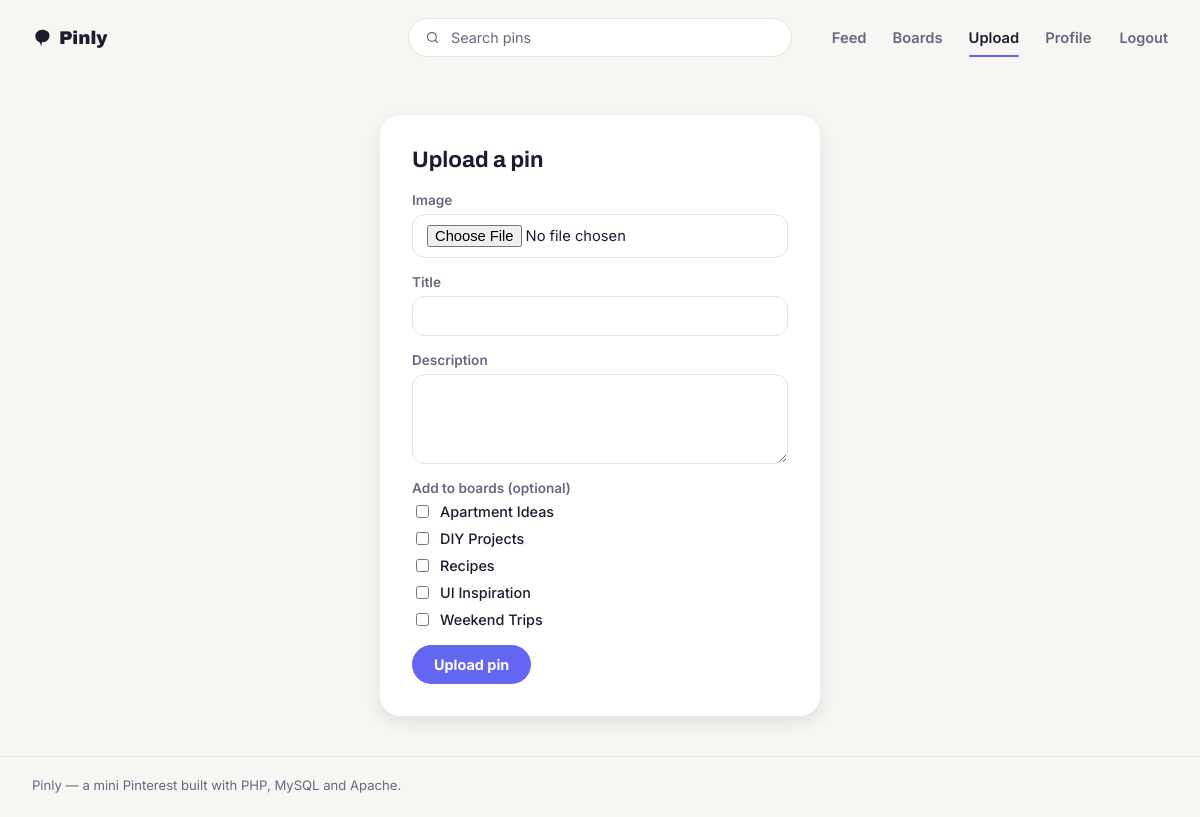
The app's page /upload.php (signed in) with its own data.
### tables this page shows
CREATE TABLE boards (
  id INT UNSIGNED AUTO_INCREMENT PRIMARY KEY,
  user_id INT UNSIGNED NOT NULL,
  name VARCHAR(100) NOT NULL,
  created_at TIMESTAMP NOT NULL DEFAULT CURRENT_TIMESTAMP,
  FOREIGN KEY (user_id) REFERENCES users(id) ON DELETE CASCADE,
  INDEX idx_boards_user_id (user_id),
  UNIQUE KEY uq_boards_user_name (user_id, name)
);

### includes/functions.php (called while the page is built, shortened)
<?php
function e(?string $value): string
{
    return htmlspecialchars($value ?? '', ENT_QUOTES, 'UTF-8');
}

### public/upload.php (the view, shortened to what this page needs)
<?php
require __DIR__ . '/../includes/bootstrap.php';
$title = '';
$description = '';
$stmt = $pdo->prepare('SELECT id, name FROM boards WHERE user_id = ? ORDER BY name');
$stmt->execute([current_user_id()]);
$myBoards = $stmt->fetchAll();
require __DIR__ . '/../includes/header.php';
?>
<div class="section">
  <div class="form-card">
    <h1>Upload a pin</h1>
    <form method="post" action="upload.php" enctype="multipart/form-data">
      <div class="field">
        <label for="image">Image</label>
        <input type="file" id="image" name="image" accept="image/jpeg,image/png,image/webp,image/gif" required>
      </div>
      <div class="field">
        <label for="title">Title</label>
        <input type="text" id="title" name="title" value="<?= e($title) ?>" required maxlength="150">
      </div>
      <div class="field">
        <label for="description">Description</label>
        <textarea id="description" name="description"><?= e($description) ?></textarea>
      </div>
      <?php if ($myBoards): ?>
        <div class="field">
          <label>Add to boards (optional)</label>
          <div class="checkbox-list">
            <?php foreach ($myBoards as $board): ?>
              <label>
                <input type="checkbox" name="board_ids[]" value="<?= (int) $board['id'] ?>">
                <?= e($board['name']) ?>
              </label>
            <?php endforeach; ?>
          </div>
        </div>
      <?php endif; ?>
      <button type="submit" class="btn-primary">Upload pin</button>
    </form>
  </div>
</div>
<?php require __DIR__ . '/../includes/footer.php'; ?>

### public/assets/css/style.css (style rules this page uses)
:root { --color-primary: #4338CA; --color-primary-2: #6366F1; --ink: #1E1B2E; --ink-soft: #6B6680; --paper: #F7F6F3; --border: #E7E4DE; --radius-pill: 999px; --radius-card: 20px; --shadow: 0 6px 16px rgba(30, 27, 46, 0.10); }
* { box-sizing: border-box; }
body { margin: 0; background: var(--paper); color: var(--ink); font-family: 'Inter', sans-serif; -webkit-font-smoothing: antialiased; }
button { font-family: inherit; cursor: pointer; }
.section { max-width: 1600px; margin: 0 auto; padding: 0 32px; }
.form-card { max-width: 440px; margin: 40px auto; background: #fff; border-radius: var(--radius-card); padding: 32px; box-shadow: var(--shadow); }
.form-card h1 { font-family: 'Archivo', sans-serif; font-size: 1.4rem; margin: 0 0 20px; }
.field { margin-bottom: 16px; display: flex; flex-direction: column; gap: 6px; }
.field label { font-size: 0.85rem; font-weight: 600; color: var(--ink-soft); }
.field input[type="text"], .field input[type="email"], .field input[type="password"], .field input[type="file"], .field textarea { border: 1px solid var(--border); border-radius: 12px; padding: 10px 14px; font-family: 'Inter', sans-serif; font-size: 0.92rem; color: var(--ink); background: #fff; }
.field textarea { resize: vertical; min-height: 90px; }
.checkbox-list { display: flex; flex-direction: column; gap: 8px; }
.checkbox-list label { display: flex; align-items: center; gap: 8px; font-size: 0.9rem; font-weight: 500; color: var(--ink); }
.btn-primary { display: inline-flex; align-items: center; justify-content: center; background: var(--color-primary-2); color: #fff; font-weight: 700; font-size: 0.9rem; padding: 11px 22px; border-radius: var(--radius-pill); border: none; }

### records on screen
boards: name "Apartment Ideas"
boards: name "DIY Projects"
boards: name "Recipes"
boards: name "UI Inspiration"
boards: name "Weekend Trips"
